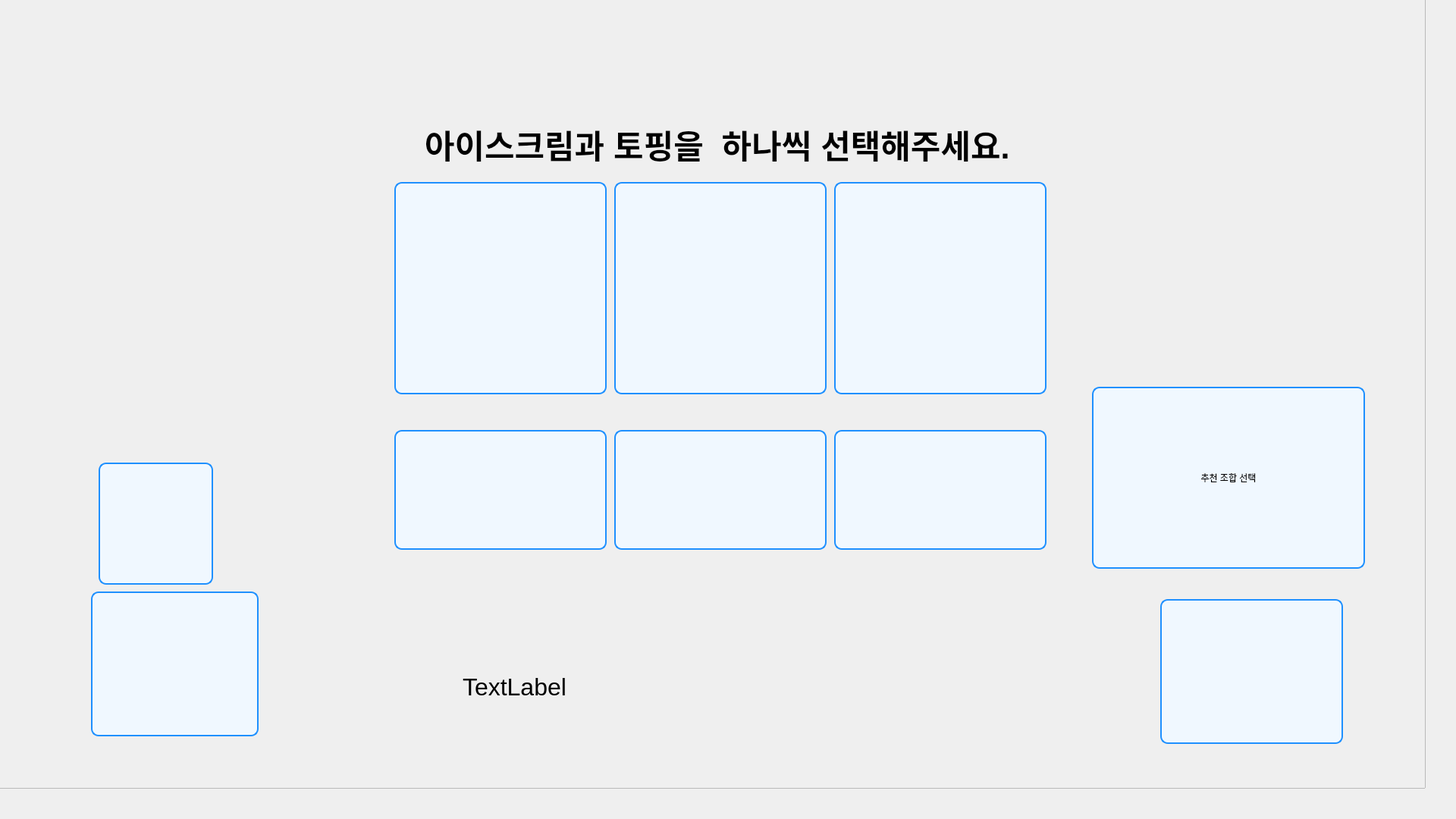
<?xml version="1.0" encoding="UTF-8"?>
<ui version="4.0">
 <class>Dialog</class>
 <widget class="QDialog" name="Dialog">
  <property name="geometry">
   <rect>
    <x>0</x>
    <y>0</y>
    <width>1920</width>
    <height>1080</height>
   </rect>
  </property>
  <property name="windowTitle">
   <string>Dialog</string>
  </property>
  <property name="styleSheet">
   <string notr="true">QPushButton {
    border: 2px solid #1E90FF;  /* 테두리 색상: DodgerBlue */
    border-radius: 10px;        /* 둥근 테두리 */
    padding: 5px;               /* 버튼 내부 여백 */
    background-color: #F0F8FF;  /* 배경 색상: AliceBlue */
}

QPushButton:hover {
    border: 2px solid #00BFFF;  /* 마우스 올렸을 때 테두리 색상: DeepSkyBlue */
    background-color: #E6F2FF;  /* 마우스 올렸을 때 배경 색상 */
}
</string>
  </property>
  <widget class="QLabel" name="label">
   <property name="geometry">
    <rect>
     <x>560</x>
     <y>110</y>
     <width>1211</width>
     <height>161</height>
    </rect>
   </property>
   <property name="font">
    <font>
     <pointsize>32</pointsize>
     <weight>75</weight>
     <bold>true</bold>
    </font>
   </property>
   <property name="text">
    <string>아이스크림과 토핑을  하나씩 선택해주세요.</string>
   </property>
  </widget>
  <widget class="QPushButton" name="pushButton_1">
   <property name="geometry">
    <rect>
     <x>520</x>
     <y>240</y>
     <width>280</width>
     <height>280</height>
    </rect>
   </property>
   <property name="font">
    <font>
     <pointsize>23</pointsize>
    </font>
   </property>
   <property name="styleSheet">
    <string notr="true"/>
   </property>
   <property name="text">
    <string/>
   </property>
  </widget>
  <widget class="QPushButton" name="pushButton_2">
   <property name="geometry">
    <rect>
     <x>810</x>
     <y>240</y>
     <width>280</width>
     <height>280</height>
    </rect>
   </property>
   <property name="font">
    <font>
     <pointsize>23</pointsize>
    </font>
   </property>
   <property name="styleSheet">
    <string notr="true"/>
   </property>
   <property name="text">
    <string/>
   </property>
  </widget>
  <widget class="QPushButton" name="pushButton_3">
   <property name="geometry">
    <rect>
     <x>1100</x>
     <y>240</y>
     <width>280</width>
     <height>280</height>
    </rect>
   </property>
   <property name="font">
    <font>
     <pointsize>23</pointsize>
    </font>
   </property>
   <property name="styleSheet">
    <string notr="true"/>
   </property>
   <property name="text">
    <string/>
   </property>
  </widget>
  <widget class="QPushButton" name="pushButton_4">
   <property name="geometry">
    <rect>
     <x>1100</x>
     <y>567</y>
     <width>280</width>
     <height>158</height>
    </rect>
   </property>
   <property name="font">
    <font>
     <pointsize>23</pointsize>
    </font>
   </property>
   <property name="styleSheet">
    <string notr="true"/>
   </property>
   <property name="text">
    <string/>
   </property>
  </widget>
  <widget class="QPushButton" name="pushButton_5">
   <property name="geometry">
    <rect>
     <x>810</x>
     <y>567</y>
     <width>280</width>
     <height>158</height>
    </rect>
   </property>
   <property name="font">
    <font>
     <pointsize>23</pointsize>
    </font>
   </property>
   <property name="styleSheet">
    <string notr="true"/>
   </property>
   <property name="text">
    <string/>
   </property>
  </widget>
  <widget class="QPushButton" name="pushButton_6">
   <property name="geometry">
    <rect>
     <x>520</x>
     <y>567</y>
     <width>280</width>
     <height>158</height>
    </rect>
   </property>
   <property name="font">
    <font>
     <pointsize>23</pointsize>
    </font>
   </property>
   <property name="styleSheet">
    <string notr="true"/>
   </property>
   <property name="text">
    <string/>
   </property>
  </widget>
  <widget class="QLabel" name="label_2">
   <property name="geometry">
    <rect>
     <x>610</x>
     <y>860</y>
     <width>821</width>
     <height>91</height>
    </rect>
   </property>
   <property name="font">
    <font>
     <pointsize>24</pointsize>
    </font>
   </property>
   <property name="text">
    <string>TextLabel</string>
   </property>
  </widget>
  <widget class="QPushButton" name="pushButton_rec">
   <property name="geometry">
    <rect>
     <x>1440</x>
     <y>510</y>
     <width>360</width>
     <height>240</height>
    </rect>
   </property>
   <property name="font">
    <font/>
   </property>
   <property name="styleSheet">
    <string notr="true"/>
   </property>
   <property name="text">
    <string>추천 조합 선택</string>
   </property>
  </widget>
  <widget class="QFrame" name="frame">
   <property name="geometry">
    <rect>
     <x>-40</x>
     <y>-40</y>
     <width>1920</width>
     <height>1080</height>
    </rect>
   </property>
   <property name="styleSheet">
    <string notr="true">QFrame {
    background-position: center; /* 이미지 중앙 정렬 */
    background-repeat: no-repeat; /* 이미지 반복 안함 */
}</string>
   </property>
   <property name="frameShape">
    <enum>QFrame::StyledPanel</enum>
   </property>
   <property name="frameShadow">
    <enum>QFrame::Raised</enum>
   </property>
   <widget class="QPushButton" name="pushButton_home">
    <property name="geometry">
     <rect>
      <x>170</x>
      <y>650</y>
      <width>151</width>
      <height>161</height>
     </rect>
    </property>
    <property name="font">
     <font/>
    </property>
    <property name="styleSheet">
     <string notr="true">QPushButton:hover{
	background-color: #FFC0CB
}</string>
    </property>
    <property name="text">
     <string/>
    </property>
   </widget>
   <widget class="QPushButton" name="pushButton_back">
    <property name="geometry">
     <rect>
      <x>160</x>
      <y>820</y>
      <width>221</width>
      <height>191</height>
     </rect>
    </property>
    <property name="font">
     <font/>
    </property>
    <property name="styleSheet">
     <string notr="true">QPushButton:hover{
	background-color: #FFC0CB
}</string>
    </property>
    <property name="text">
     <string/>
    </property>
   </widget>
   <widget class="QPushButton" name="pushButton_front">
    <property name="geometry">
     <rect>
      <x>1570</x>
      <y>830</y>
      <width>241</width>
      <height>191</height>
     </rect>
    </property>
    <property name="font">
     <font/>
    </property>
    <property name="styleSheet">
     <string notr="true"/>
    </property>
    <property name="text">
     <string/>
    </property>
   </widget>
  </widget>
  <zorder>frame</zorder>
  <zorder>label</zorder>
  <zorder>pushButton_1</zorder>
  <zorder>pushButton_2</zorder>
  <zorder>pushButton_3</zorder>
  <zorder>pushButton_4</zorder>
  <zorder>pushButton_5</zorder>
  <zorder>pushButton_6</zorder>
  <zorder>label_2</zorder>
  <zorder>pushButton_rec</zorder>
 </widget>
 <resources/>
 <connections/>
</ui>
